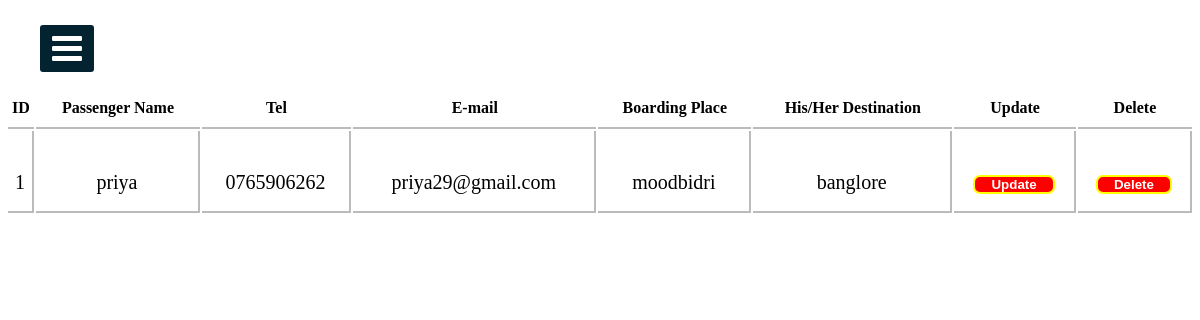
The app's page /BookingManage.php with its own data.
### tables this page shows
CREATE TABLE `booking` (
  `id` int(11) NOT NULL,
  `passenger_name` varchar(255) NOT NULL,
  `telephone` varchar(255) NOT NULL,
  `email` varchar(255) NOT NULL,
  `boarding_place` varchar(255) NOT NULL,
  `Your_destination` varchar(255) NOT NULL
);

### BookingManage.php (the view, shortened to what this page needs)
<?php include("connection.php")?>
<!DOCTYPE html>
<html>
<head>
  <link rel="stylesheet" href="https://cdnjs.cloudflare.com/ajax/libs/font-awesome/4.7.0/css/font-awesome.min.css">
<link rel="stylesheet" href="cssfile/sidebar.css">
</head>
<body>
  <label for="check">
<i class="fa fa-bars" id="btn"></i>
  </label>
<div class="sidebar2">
    <h1 class="adminTopic">Booked People...</h1>
<?php
    $sqlget="SELECT * FROM booking";
    $sqldata=mysqli_query($conn,$sqlget) or die('error getting');
    echo "<table>";
    echo "<tr>
      <th>ID</th>
    <th>Passenger Name</th>
    <th>Tel</th>
    <th>E-mail</th>
    <th>Boarding Place</th>
    <th>His/Her Destination</th>
    <th>Update</th>
    <th>Delete</th>
       </tr>";
       while ($row=mysqli_fetch_array($sqldata,MYSQLI_ASSOC))
       {
        echo "<tr><td>";
        echo $row['id'];
        echo "</td><td>";
        echo $row['passenger_name'];
        echo "</td><td>";
        echo $row['telephone'];
        echo "</td><td>";
        echo $row['email'];
        echo "</td><td>";
        echo $row['boarding_place'];
        echo "</td><td>";
        echo $row['Your_destination'];
        echo "</td>";
        ?>
        <td>
        <button style="border:2px solid yellow; border-radius:7px; background-color:red;color:white;">
          <a href="updateBooking.php?id=<?php echo $row['id'];?>">
          Update
          </a>
        </button>
        </td>
         <td>
        <button style="border:2px solid yellow; border-radius:7px; background-color:red;color:white;">
          <a href="deleteBooking.php?id=<?php echo $row['id'];?>">
          Delete
          </a>
        </button>
        </td></tr>
<?php
       }
       echo "</table>";
?>
</div>
</body>
</html>

### cssfile/sidebar.css (style rules this page uses)
* { margin: 0; padding: 0; list-style: none; text-decoration: none; }
label #btn, label #cancle { position: absolute; cursor: pointer; background: #042331; color: #fff; border-radius: 3px; }
label #btn { left: 40px; top: 25px; font-size: 35px; color: #fff; padding: 6px 12px; transition: all 0.5s; }

### BookingManage.php (style rules this page uses)
body { background-image: url("image/1.jpg"); background-position: center; background-size: cover; height: 700px; background-repeat: no-repeat; background-attachment: fixed; }
.adminTopic { text-align: center; color: #fff; }
table { width:99%; border-collapse: separate !important; margin:auto; text-align:center; margin-top:50px; background-color: rgb(255, 255, 255); border-radius: 10px 10px 0px 0px; }
table th { border-bottom:2px solid rgb(187, 187, 187); padding:10px 0px 10px 0px; font-family: "balsamiq_sansitalic" !important; }
table tr td { border-right: 2px solid rgb(187, 187, 187); height: 58px; padding: 22px 0px 0px 0px; font-family: "monospace;" !important; border-bottom: 2px solid rgb(187, 187, 187); font-size: 20px; }
table tr td a { color: white; border-radius: 5px; padding: 6px; text-decoration: none; margin: 10px; font-weight: 700; }
button { padding: 5px 5px 5px 5x; }

### records on screen
booking: id "1", passenger_name "priya", telephone "0765906262", email "priya29@gmail.com", boarding_place "moodbidri", Your_destination "banglore"
